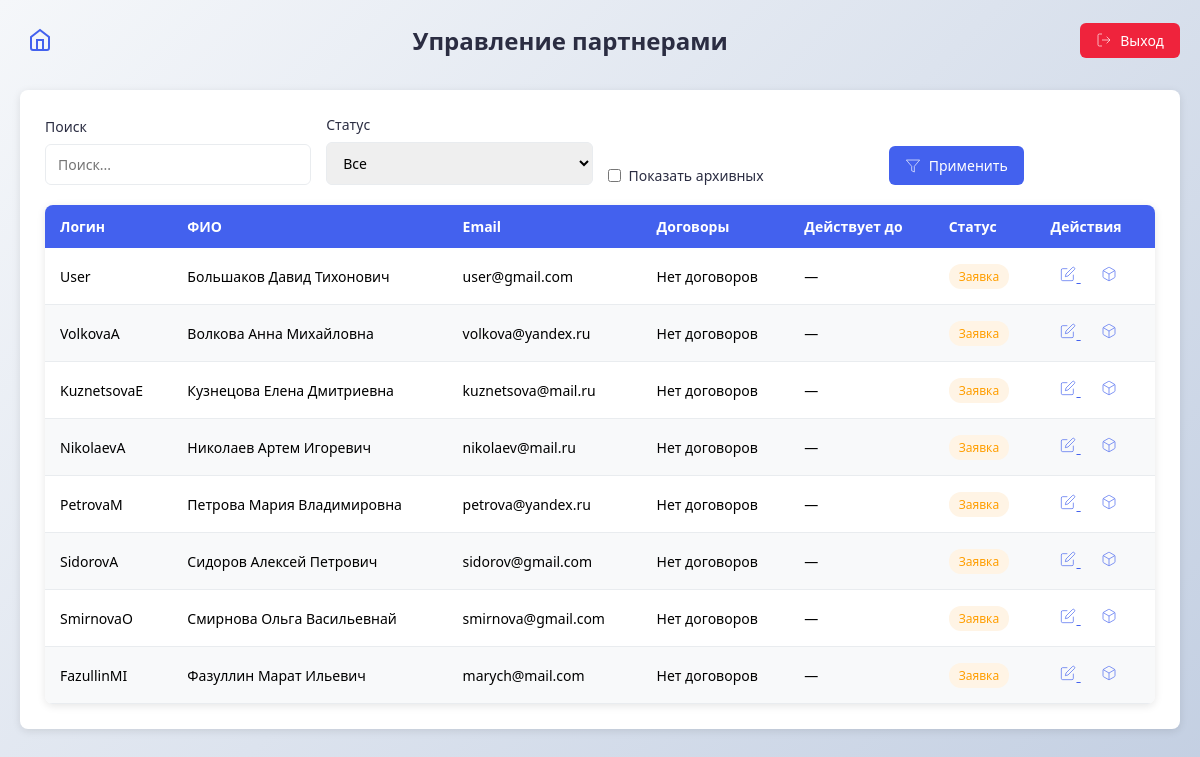
Page /admin/partners.php (signed in) on the committed database.
### tables this page shows
CREATE TABLE `users` (
  `id` bigint UNSIGNED NOT NULL,
  `is_admin` tinyint(1) NOT NULL COMMENT 'яваляется ли администратором',
  `login` varchar(50) NOT NULL,
  `email` varchar(50) NOT NULL,
  `pass` varchar(255) NOT NULL,
  `is_hashed` tinyint(1) NOT NULL COMMENT 'Зашифрован ли пароль',
  `name` varchar(100) NOT NULL COMMENT 'ФИО пользователя',
  `dog_num` varchar(20) NOT NULL COMMENT 'Номер договора',
  `dog_beg_date` date NOT NULL COMMENT 'Дата договора начало',
  `dog_end_date` date NOT NULL COMMENT 'Дата договора конец',
  `phone` varchar(20) NOT NULL,
  `bank_name` varchar(200) NOT NULL COMMENT 'Имя банка',
  `bank_bik` varchar(9) NOT NULL COMMENT 'БИК',
  `bank_ks` varchar(20) NOT NULL COMMENT 'к/с',
  `bank_rs` varchar(20) NOT NULL COMMENT 'р/с',
  `bank_verified` tinyint(1) NOT NULL COMMENT 'Банк есть в списках',
  `commission_percentage` int UNSIGNED NOT NULL COMMENT 'Комиссия, %',
  `status` int NOT NULL COMMENT '0-подана заявка, 1-разрешенние админом, 2- заблокирован админом.',
  `is_archived` tinyint(1) NOT NULL COMMENT 'в архиве',
  `archived_date` date DEFAULT NULL
);

### admin/partners.php (the view, shortened to what this page needs)
<?php
require_once __DIR__ . '/../includes/db_connect.php';
$showArchived = isset($_GET['archived']) && $_GET['archived'] == '1';
$search = $_GET['search'] ?? '';
$statusFilter = $_GET['status'] ?? 'all';
$sort = $_GET['sort'] ?? 'name';
$order = $_GET['order'] ?? 'asc';
$query = "SELECT u.id, u.login, u.name, u.email, u.status, u.is_archived,
                 COUNT(uc.id) as contract_count,
                 MAX(uc.end_date) as latest_end_date
          FROM users u
          LEFT JOIN user_contracts uc ON u.id = uc.user_id
          WHERE u.is_admin = 0";
if (!$showArchived) $query .= " AND u.is_archived = 0";
$query .= " GROUP BY u.id";
$query .= " ORDER BY $sort $order";
$stmt = $pdo->prepare($query);
$params = [];
$stmt->execute($params);
$partners = $stmt->fetchAll(PDO::FETCH_ASSOC);
?>
<!DOCTYPE html>
<html lang="ru">
<head>
    <link rel="stylesheet" href="partners.css">
</head>
<body>
    <header class="header">
        <div class="header-left">
            <a href="admin-form.html" class="details-icon" title="На главную">
                <svg width="24" height="24" viewBox="0 0 24 24" fill="none" stroke="currentColor">
                    <path d="M3 9l9-7 9 7v11a2 2 0 0 1-2 2H5a2 2 0 0 1-2-2z"></path>
                    <polyline points="9 22 9 12 15 12 15 22"></polyline>
                </svg>
            </a>
        </div>
        <h1>Управление партнерами</h1>
        <a href="?logout=1" class="logout-btn">
            <svg width="16" height="16" viewBox="0 0 24 24" fill="none" stroke="currentColor" style="margin-right: 8px;">
                <path d="M9 21H5a2 2 0 0 1-2-2V5a2 2 0 0 1 2-2h4"></path>
                <polyline points="16 17 21 12 16 7"></polyline>
                <line x1="21" y1="12" x2="9" y2="12"></line>
            </svg>
            Выход
        </a>
    </header>
    <div class="container">
        <div class="filters">
            <div class="filter-group">
                <label for="search">Поиск</label>
                <input type="text" id="search" placeholder="Поиск..." value="<?= htmlspecialchars($search) ?>">
            </div>
            <div class="filter-group">
                <label for="status">Статус</label>
                <select id="status">
                    <option value="all" <?= $statusFilter === 'all' ? 'selected' : '' ?>>Все</option>
                </select>
            </div>
            <div class="filter-group checkbox-group">
                <input type="checkbox" id="showArchived" <?= $showArchived ? 'checked' : '' ?>>
                <label for="showArchived">Показать архивных</label>
            </div>
            <div class="filter-group">
                <button id="applyFilters" class="btn">
                    <svg width="16" height="16" viewBox="0 0 24 24" fill="none" stroke="currentColor" style="margin-right: 8px;">
                        <polygon points="22 3 2 3 10 12.46 10 19 14 21 14 12.46 22 3"></polygon>
                    </svg>
                    Применить
                </button>
            </div>
        </div>
        <table>
            <thead>
                <tr>
                    <th>Логин</th>
                    <th>ФИО</th>
                    <th>Email</th>
                    <th>Договоры</th>
                    <th>Действует до</th>
                    <th>Статус</th>
                    <th>Действия</th>
                </tr>
            </thead>
            <tbody>
                <?php foreach ($partners as $partner):
                    $contractInfo = '';
                    $latestDate = '';
                    if ($partner['contract_count'] > 0) {
                        $contractInfo = $partner['contract_count'] . ' договор(ов)';
                        if ($partner['latest_end_date']) {
                            $latestDate = date('d.m.Y', strtotime($partner['latest_end_date']));
                            $isExpired = strtotime($partner['latest_end_date']) < time();
                        }
                    } else {
                        $contractInfo = 'Нет договоров';
                    }
                ?>
                <tr>
                    <td><?= htmlspecialchars($partner['login']) ?></td>
                    <td><?= htmlspecialchars($partner['name']) ?></td>
                    <td><?= htmlspecialchars($partner['email']) ?></td>
                    <td><?= $contractInfo ?></td>
                    <td <?= isset($isExpired) && $isExpired ? 'style="color: var(--danger); font-weight: bold;"' : '' ?>>
                        <?= $latestDate ?: '—' ?>
                    </td>
                    <td><span class="status status-<?= $partner['status'] ?>">
                        <?= $partner['status'] == 0 ? 'Заявка' : ($partner['status'] == 1 ? 'Одобрен' : 'Заблокирован') ?>
                    </span></td>
                    <td>
                        <a href="partner-edit.php?id=<?= $partner['id'] ?>" class="action-btn edit-btn" title="Редактировать">
                            <svg width="16" height="16" viewBox="0 0 24 24" fill="none" stroke="currentColor">
                                <path d="M11 4H4a2 2 0 0 0-2 2v14a2 2 0 0 0 2 2h14a2 2 0 0 0 2-2v-7"></path>
                                <path d="M18.5 2.5a2.121 2.121 0 0 1 3 3L12 15l-4 1 1-4 9.5-9.5z"></path>
                            </svg>
                        </a>
                        <button class="action-btn archive-btn" data-id="<?= $partner['id'] ?>" title="<?= $partner['is_archived'] ? 'Восстановить' : 'В архив' ?>">
                        </button>
                    </td>
                </tr>
                <?php endforeach; ?>
            </tbody>
        </table>
    </div>
</body>
</html>

### admin/partners.css (style rules this page uses)
:root { --primary: #4361ee; --primary-dark: #3a56d4; --text: #2b2d42; --text-light: #6c757d; --light: #f8f9fa; --light-gray: #e9ecef; --gray: #adb5bd; --danger: #ef233c; --success: #16a34a; --warning: #ff9e00; --white: #ffffff; --shadow: 0 2px 8px rgba(0, 0, 0, 0.1); }
* { box-sizing: border-box; margin: 0; padding: 0; font-family: 'Segoe UI', Tahoma, Geneva, Verdana, sans-serif; }
body { background: linear-gradient(135deg, #f5f7fa 0%, #c3cfe2 100%); min-height: 100vh; padding: 20px; }
.header { display: flex; justify-content: space-between; align-items: center; margin-bottom: 30px; gap: 20px; }
.header-left { display: flex; align-items: center; }
.details-icon { color: var(--primary); display: flex; align-items: center; justify-content: center; width: 40px; height: 40px; border-radius: 8px; transition: all 0.2s; text-decoration: none; }
.details-icon svg { width: 24px; height: 24px; stroke-width: 2; }
.header h1 { font-size: 24px; color: var(--text); margin: 0; flex: 1; text-align: center; }
.logout-btn { display: inline-flex; align-items: center; padding: 8px 16px; background: var(--danger); color: white; border: none; border-radius: 6px; cursor: pointer; font-weight: 500; transition: background 0.2s; text-decoration: none; font-size: 14px; }
.container { background: white; border-radius: 8px; box-shadow: var(--shadow); padding: 25px; overflow-x: auto; }
.filters { display: flex; flex-wrap: wrap; gap: 15px; margin-bottom: 20px; align-items: flex-end; }
.filter-group { flex: 1; min-width: 200px; }
.filter-group label { display: block; margin-bottom: 8px; font-weight: 500; color: var(--text); font-size: 14px; }
.filter-group input, .filter-group select { width: 100%; padding: 10px 12px; border: 1px solid var(--light-gray); border-radius: 6px; font-size: 14px; transition: border-color 0.2s; }
.checkbox-group { display: flex; align-items: center; gap: 8px; }
.checkbox-group input { width: auto; }
.checkbox-group label { margin-bottom: 0; }
.btn { display: inline-flex; align-items: center; justify-content: center; padding: 10px 16px; background: var(--primary); color: white; border: none; border-radius: 6px; cursor: pointer; font-weight: 500; transition: background 0.2s; font-size: 14px; }
table { width: 100%; border-collapse: collapse; margin-top: 20px; font-size: 14px; box-shadow: var(--shadow); border-radius: 8px; overflow: hidden; }
th { background: var(--primary); color: white; padding: 12px 15px; text-align: left; font-weight: 600; }
td { padding: 12px 15px; border-bottom: 1px solid var(--light-gray); }
tr:nth-child(even) { background-color: var(--light); }
.status { display: inline-block; padding: 4px 10px; border-radius: 12px; font-size: 12px; font-weight: 500; }
.status-0 { background: #fff4e5; color: var(--warning); }
.action-btn { background: none; border: none; cursor: pointer; font-size: 16px; color: var(--primary); margin: 0 5px; padding: 5px; border-radius: 4px; transition: all 0.2s; }

### rows in the picture
users: login "User", name "Большаков Давид Тихонович", email "user@gmail.com", contractInfo "Нет договоров", latestDate "—", status "Заявка", is_archived 0 (drawn)
users: login "VolkovaA", name "Волкова Анна Михайловна", email "volkova@yandex.ru", contractInfo "Нет договоров", latestDate "—", status "Заявка", is_archived 0 (drawn)
users: login "KuznetsovaE", name "Кузнецова Елена Дмитриевна", email "kuznetsova@mail.ru", contractInfo "Нет договоров", latestDate "—", status "Заявка", is_archived 0 (drawn)
users: login "NikolaevA", name "Николаев Артем Игоревич", email "nikolaev@mail.ru", contractInfo "Нет договоров", latestDate "—", status "Заявка", is_archived 0 (drawn)
users: login "PetrovaM", name "Петрова Мария Владимировна", email "petrova@yandex.ru", contractInfo "Нет договоров", latestDate "—", status "Заявка", is_archived 0 (drawn)
users: login "SidorovA", name "Сидоров Алексей Петрович", email "sidorov@gmail.com", contractInfo "Нет договоров", latestDate "—", status "Заявка", is_archived 0 (drawn)
users: login "SmirnovaO", name "Смирнова Ольга Васильевнай", email "smirnova@gmail.com", contractInfo "Нет договоров", latestDate "—", status "Заявка", is_archived 0 (drawn)
users: login "FazullinMI", name "Фазуллин Марат Ильевич", email "marych@mail.com", contractInfo "Нет договоров", latestDate "—", status "Заявка", is_archived 0 (drawn)
